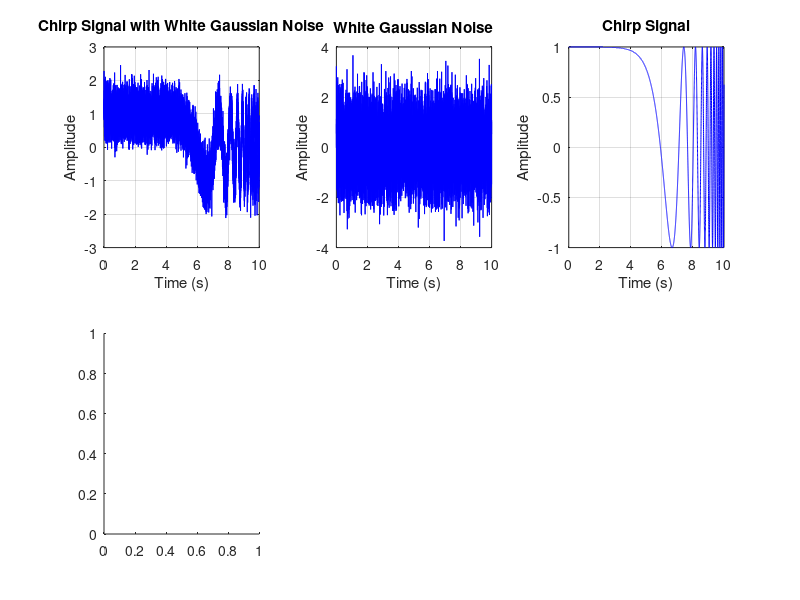

The MATLAB source for this figure: (Note: this script raises an error after producing the figure.)
clc; clear; close all;

% Define parameters
fs = 1000;      % Sampling frequency (Hz)
T = 10;         % Duration (seconds)
t = 0:1/fs:T;   % Time vector

% Chirp parameters
f0 = 0.001;     % Start frequency (Hz)
f1 = 10;        % End frequency (Hz)

% Generate chirp signal with logarithmic frequency sweep
chirp_signal = chirp(t, f0, max(t), f1, 'logarithmic');

% Generate white Gaussian noise
noise = randn(size(t));

% Generate chirp signal with noise (scaled noise level)
SNR = 3; % Signal-to-noise ratio (adjust as needed)
noise_power = var(chirp_signal) / SNR;
scaled_noise = sqrt(noise_power) * noise;
chirp_with_noise = chirp_signal + scaled_noise;

% Compute kurtosis values
kurt_chirp_noise = kurtosis(chirp_with_noise);
kurt_noise = kurtosis(noise);
kurt_chirp = kurtosis(chirp_signal);

% Create figure
figure;

% Plot row 1: Time-domain signals
subplot(2,3,1);
plot(t, chirp_with_noise, 'b');
title('Chirp Signal with White Gaussian Noise');
xlabel('Time (s)');
ylabel('Amplitude');
grid on;
xlim([0 T]);

subplot(2,3,2);
plot(t, noise, 'b');
title('White Gaussian Noise');
xlabel('Time (s)');
ylabel('Amplitude');
grid on;
xlim([0 T]);

subplot(2,3,3);
plot(t, chirp_signal, 'b');
title('Chirp Signal');
xlabel('Time (s)');
ylabel('Amplitude');
grid on;
xlim([0 T]);

% Plot row 2: Histograms with kurtosis values
subplot(2,3,4);
histogram(chirp_with_noise, 50);
title(sprintf('Histogram of Chirp + Noise\nKurtosis: %.4f', kurt_chirp_noise));
xlabel('Amplitude');
ylabel('Frequency');
grid on;

subplot(2,3,5);
histogram(noise, 50);
title(sprintf('Histogram of White Gaussian Noise\nKurtosis: %.4f', kurt_noise));
xlabel('Amplitude');
ylabel('Frequency');
grid on;

subplot(2,3,6);
histogram(chirp_signal, 50);
title(sprintf('Histogram of Chirp Signal\nKurtosis: %.4f', kurt_chirp));
xlabel('Amplitude');
ylabel('Frequency');
grid on;

% Adjust layout
sgtitle('Comparison of Spectral Kurtosis Methods with Three Different Noise Signals');
